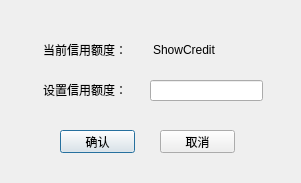
<?xml version="1.0" encoding="UTF-8"?>
<ui version="4.0">
 <class>CreditWin</class>
 <widget class="QDialog" name="CreditWin">
  <property name="geometry">
   <rect>
    <x>0</x>
    <y>0</y>
    <width>301</width>
    <height>183</height>
   </rect>
  </property>
  <property name="windowTitle">
   <string>Dialog</string>
  </property>
  <widget class="QLabel" name="label">
   <property name="geometry">
    <rect>
     <x>43</x>
     <y>40</y>
     <width>81</width>
     <height>20</height>
    </rect>
   </property>
   <property name="text">
    <string>当前信用额度：</string>
   </property>
  </widget>
  <widget class="QLabel" name="label_2">
   <property name="geometry">
    <rect>
     <x>43</x>
     <y>80</y>
     <width>81</width>
     <height>20</height>
    </rect>
   </property>
   <property name="text">
    <string>设置信用额度：</string>
   </property>
  </widget>
  <widget class="QLabel" name="ShowCredit">
   <property name="geometry">
    <rect>
     <x>153</x>
     <y>40</y>
     <width>111</width>
     <height>20</height>
    </rect>
   </property>
   <property name="text">
    <string>ShowCredit</string>
   </property>
  </widget>
  <widget class="QLineEdit" name="GetNum">
   <property name="geometry">
    <rect>
     <x>150</x>
     <y>80</y>
     <width>113</width>
     <height>21</height>
    </rect>
   </property>
  </widget>
  <widget class="QPushButton" name="YesButton">
   <property name="geometry">
    <rect>
     <x>60</x>
     <y>130</y>
     <width>75</width>
     <height>23</height>
    </rect>
   </property>
   <property name="text">
    <string>确认</string>
   </property>
  </widget>
  <widget class="QPushButton" name="ExitButton">
   <property name="geometry">
    <rect>
     <x>160</x>
     <y>130</y>
     <width>75</width>
     <height>23</height>
    </rect>
   </property>
   <property name="text">
    <string>取消</string>
   </property>
  </widget>
 </widget>
 <resources/>
 <connections/>
</ui>
